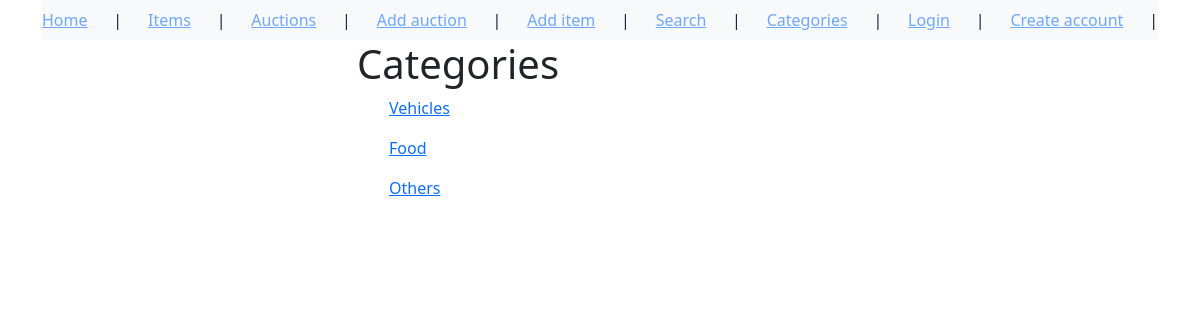
Page /categories/ on the committed database.
### auctions/models.py (models this page shows, shortened)
class Category(models.Model):
    name = models.SlugField(max_length=64)
    description = models.TextField()

### auctions/views.py (the view)
# urls.py: path('categories/', auctions.CategoriesList.as_view()),
class CategoriesList(ListView):
    model = Category

### templates/auctions/category_list.html (shortened to what this page needs)
{% extends 'auctions/base_template.html' %}
{% block content %}
<h1>Categories</h1>
{% for category in category_list %}
    <ul><a href="/category/{{ category.name }}">{{ category.name }}</a></ul>
{% endfor %}
{% endblock %}

### rows in the picture
Category: name "Vehicles"
Category: name "Food"
Category: name "Others"
